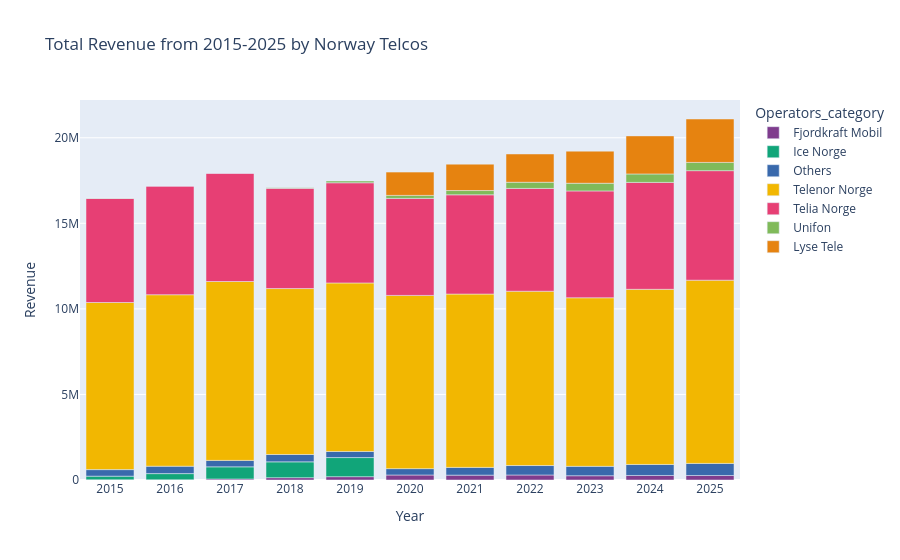

Write notebook code for a chart like this one.
### Code cell
#Q.1 Which operators generated the most revenue between 2015 and 2025?


reve_ = ekom_11.query(
    " Hovedgruppe == 'Inntekter' "
).groupby(
   
        ['Year','Tilbyder', 'Markedssegment'], as_index= 0
).agg(
    Total_Revenue = ('svar', 'sum')
).sort_values(['Total_Revenue'], ascending = False )

reve_ =reve_.assign( Pct_of_Total=  round(reve_['Total_Revenue']/reve_.groupby(['Year'])['Total_Revenue'].transform('sum') * 100,1),
                     Operators_category = np.where(reve_['Tilbyder'] == 'Telenor Norge', 'Telenor Norge',np.where(reve_['Tilbyder'] == 'Telia Norge', 'Telia Norge',np.where(
                      reve_['Tilbyder'] == 'Lyse Tele', 'Lyse Tele' , np.where( reve_['Tilbyder'] == 'Ice Norge', 'Ice Norge', np.where(
                     reve_['Tilbyder'] == 'Unifon', 'Unifon', np.where(reve_['Tilbyder'] == 'Fjordkraft Mobil', 'Fjordkraft Mobil', 'Others')) ))))
                   
                     )

reve_.reset_index(drop = True)

reve_.head()

## By abolute values


pivot_revs = reve_.pivot_table(
    index = 'Tilbyder',
    columns = ['Year'],
    values = 'Total_Revenue',
    aggfunc = 'sum',
    fill_value = 0,
    margins ='All',
    margins_name = 'Total_Revenue'
).sort_values(['Total_Revenue'], ascending = 0)

pivot_revs = pivot_revs.iloc[1:]#.style.background_gradient(cmap = 'RdYlGn', axis =1,low=0.75, high=1.0) #across columns, axis = 0 (rows)
pivot_revs


## By pct of total for each year
pivot_pct = reve_.pivot_table(
    index='Tilbyder',
    columns='Year',
    values='Pct_of_Total',
    aggfunc='sum',
    fill_value=0
)

pivot_pct = pivot_pct.sort_values(
    by=pivot_pct.columns[-1],
    ascending=False
)

pivot_revs




reve_plot = (
    reve_.groupby(['Year', 'Operators_category'], as_index=False)['Total_Revenue'].sum()
)
reve_plot['Year'] = reve_plot['Year'].astype(str)  

fig = px.bar(
    reve_plot,
    x='Year',
    y='Total_Revenue',
    color='Operators_category',
    labels= {'Total_Revenue': 'Revenue'},
    title='Total Revenue from 2015-2025 by Norway Telcos',
    color_discrete_sequence=px.colors.qualitative.Bold,  
    
)
fig.update_xaxes(type='category')
fig.show()

pivot_pct.head(6)

### Figure 1 — Plotly figure (JSON) as saved in the notebook; plotly's stock layout.template omitted (floating-point values rounded to 4 significant figures)
{"data": [{"alignmentgroup": "True", "hovertemplate": "Operators_category=Fjordkraft Mobil<br>Year=%{x}<br>Revenue=%{y}<extra></extra>", "legendgroup": "Fjordkraft Mobil", "marker": {"color": "rgb(127, 60, 141)", "pattern": {"shape": ""}}, "name": "Fjordkraft Mobil", "offsetgroup": "Fjordkraft Mobil", "orientation": "v", "showlegend": true, "textposition": "auto", "x": ["2015", "2016", "2017", "2018", "2019", "2020", "2021", "2022", "2023", "2024", "2025"], "xaxis": "x", "y": [14120, 14615, 59355, 136721, 195212, 292001, 284015, 292989, 249571, 264235, 263556], "yaxis": "y", "type": "bar"}, {"alignmentgroup": "True", "hovertemplate": "Operators_category=Ice Norge<br>Year=%{x}<br>Revenue=%{y}<extra></extra>", "legendgroup": "Ice Norge", "marker": {"color": "rgb(17, 165, 121)", "pattern": {"shape": ""}}, "name": "Ice Norge", "offsetgroup": "Ice Norge", "orientation": "v", "showlegend": true, "textposition": "auto", "x": ["2015", "2016", "2017", "2018", "2019"], "xaxis": "x", "y": [210249, 358801, 708953, 923528, 1115741], "yaxis": "y", "type": "bar"}, {"alignmentgroup": "True", "hovertemplate": "Operators_category=Others<br>Year=%{x}<br>Revenue=%{y}<extra></extra>", "legendgroup": "Others", "marker": {"color": "rgb(57, 105, 172)", "pattern": {"shape": ""}}, "name": "Others", "offsetgroup": "Others", "orientation": "v", "showlegend": true, "textposition": "auto", "x": ["2015", "2016", "2017", "2018", "2019", "2020", "2021", "2022", "2023", "2024", "2025"], "xaxis": "x", "y": [382452, 433330, 378040, 431827, 357084, 372585, 453485, 553439, 549361, 644322, 705902], "yaxis": "y", "type": "bar"}, {"alignmentgroup": "True", "hovertemplate": "Operators_category=Telenor Norge<br>Year=%{x}<br>Revenue=%{y}<extra></extra>", "legendgroup": "Telenor Norge", "marker": {"color": "rgb(242, 183, 1)", "pattern": {"shape": ""}}, "name": "Telenor Norge", "offsetgroup": "Telenor Norge", "orientation": "v", "showlegend": true, "textposition": "auto", "x": ["2015", "2016", "2017", "2018", "2019", "2020", "2021", "2022", "2023", "2024", "2025"], "xaxis": "x", "y": [9765546, 10019983, 10453576, 9694488, 9847259, 10122289, 10129387, 10185874, 9850160, 10234886, 10707664], "yaxis": "y", "type": "bar"}, {"alignmentgroup": "True", "hovertemplate": "Operators_category=Telia Norge<br>Year=%{x}<br>Revenue=%{y}<extra></extra>", "legendgroup": "Telia Norge", "marker": {"color": "rgb(231, 63, 116)", "pattern": {"shape": ""}}, "name": "Telia Norge", "offsetgroup": "Telia Norge", "orientation": "v", "showlegend": true, "textposition": "auto", "x": ["2015", "2016", "2017", "2018", "2019", "2020", "2021", "2022", "2023", "2024", "2025"], "xaxis": "x", "y": [6081625, 6346874, 6326095, 5860085, 5853540, 5669129, 5799598, 6007656, 6243781, 6247215, 6400522], "yaxis": "y", "type": "bar"}, {"alignmentgroup": "True", "hovertemplate": "Operators_category=Unifon<br>Year=%{x}<br>Revenue=%{y}<extra></extra>", "legendgroup": "Unifon", "marker": {"color": "rgb(128, 186, 90)", "pattern": {"shape": ""}}, "name": "Unifon", "offsetgroup": "Unifon", "orientation": "v", "showlegend": true, "textposition": "auto", "x": ["2015", "2016", "2017", "2018", "2019", "2020", "2021", "2022", "2023", "2024", "2025"], "xaxis": "x", "y": [8226, 5431, 5355, 28404, 105974, 175938, 249543, 360160, 449019, 494888, 480968], "yaxis": "y", "type": "bar"}, {"alignmentgroup": "True", "hovertemplate": "Operators_category=Lyse Tele<br>Year=%{x}<br>Revenue=%{y}<extra></extra>", "legendgroup": "Lyse Tele", "marker": {"color": "rgb(230, 131, 16)", "pattern": {"shape": ""}}, "name": "Lyse Tele", "offsetgroup": "Lyse Tele", "orientation": "v", "showlegend": true, "textposition": "auto", "x": ["2020", "2021", "2022", "2023", "2024", "2025"], "xaxis": "x", "y": [1359987, 1542116, 1651755, 1876847, 2223582, 2537547], "yaxis": "y", "type": "bar"}], "layout": {"xaxis": {"anchor": "y", "domain": [0, 1], "title": {"text": "Year"}, "type": "category"}, "yaxis": {"anchor": "x", "domain": [0, 1], "title": {"text": "Revenue"}}, "legend": {"title": {"text": "Operators_category"}, "tracegroupgap": 0}, "title": {"text": "Total Revenue from 2015-2025 by Norway Telcos"}, "barmode": "relative"}}
